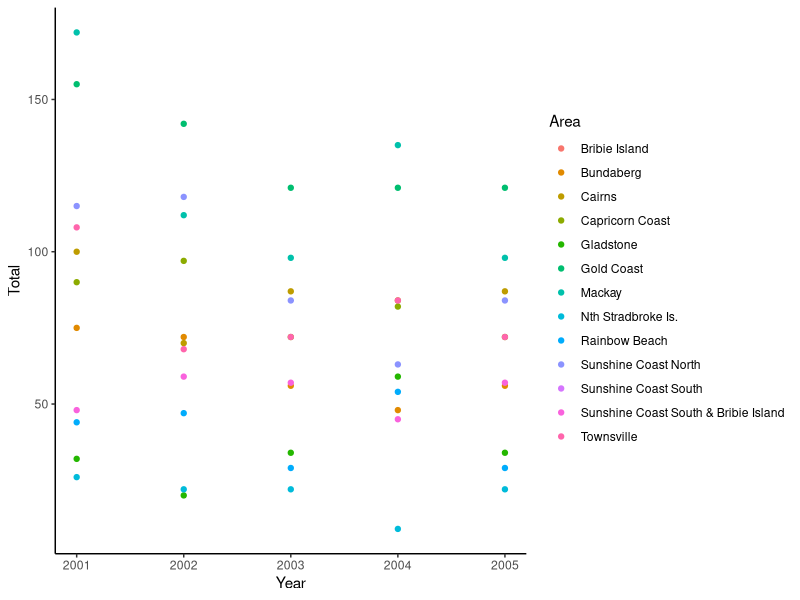
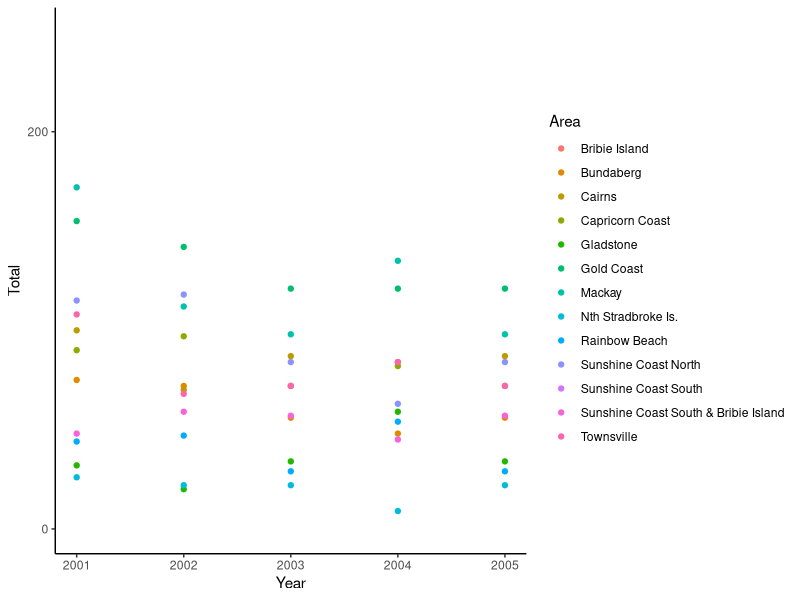

These figures' R source, in order:
## ---- chunk 1
library(tidyverse)
library(readr)
QFISH <- read_csv("data/QFISH.csv")
QFISH <- mutate_all(QFISH, ~replace(., is.na(.),0)) # replaced all the N/As with zeros
## ---- chunk 2
QFISH <- read_csv("data/QFISH.csv") # have R read the tidied csv from excel that was imported
## ---- chunk 3
yr2001 <- QFISH |> # selected year 2001 first to start with
  dplyr::select(Area, starts_with("2001")) # if errors here put yr2001 infront of Area then comma,

colnames(yr2001) <- unlist(yr2001[1,]) # removes repeated row  (first row- year)

yr2001 <-
  yr2001 |>
  slice(-1) |> #removes repeated catch row
    rename(Area = Catch) |> #replaces the heading catch with area
  mutate(Year = 2001) #adds the row year and fills with 2001
## ---- chunk 4
yr2002 <- QFISH |> 
  select(Area, starts_with("2002"))

colnames(yr2002) <- unlist(yr2002[1,]) 

yr2002 <-
  yr2002 |>
  slice(-1) |> 
  rename(Area = Catch) |> 
  mutate(Year = 2002)
## ---- chunk 5
yr2003 <- QFISH |>
  select(Area, starts_with("2003"))

colnames(yr2003) <- unlist(yr2003[1,])
 
yr2003 <- 
  yr2003 |> 
  slice(-1) |>
  rename(Area = Catch) |>
  mutate(Year = 2003)
## ---- chunk 6
yr2004 <- QFISH |> 
  select(Area, starts_with("2004")) 

colnames(yr2004) <- unlist(yr2004[1,]) 

yr2004 <-
  yr2004 |>
  slice(-1) |> 
  rename(Area = Catch) |> 
  mutate(Year = 2004)
## ---- chunk 7
yr2005 <- QFISH |>
  select(Area, starts_with("2003"))

colnames(yr2005) <- unlist(yr2005[1,])
 
yr2005 <- 
  yr2005 |> 
  slice(-1) |>
  rename(Area = Catch) |>
  mutate(Year = 2005)
## ---- chunk 8
QFISH_new <- 
  bind_rows(yr2001,yr2002, yr2003, yr2004, yr2005) |> 
  mutate(Area = as.factor(Area)) |> #Convert the Area variable to factor ( will be chr otherwise and will not graphg)this just a way to make Area not be affected by next line of code
  mutate_if(is.character, as.numeric)  # The other vars (apart from 'Year') are  chr so  won't be recognised as numeric if plotted on continuous X or Y axis, so we'll convert
## ---- chunk 9
glimpse(QFISH_new) # Exactly as required now)
## ---- chunk 10
ggplot(data = QFISH_new) +
  geom_point(mapping = aes(x = Year, y = Total, colour = Area)) + 
  theme_classic()
## ---- chunk 11
ggplot(data = QFISH_new) +
  geom_point(mapping = aes(x = Year, y = Total, colour = Area)) +
  scale_y_continuous(breaks = c(0,200), limits = c(0,250)) +
  scale_x_continuous() +
  theme_classic()
